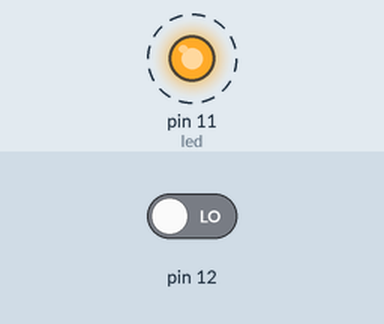
A sketch run on a simulated Arduino Uno, built with avr-gcc and run on an emulated ATmega328P. On the bench: output pins drawn as LEDs (lit = HIGH). Dashed ring = blinking. The test bench sets the inputs (shaded band); at power-on: pin 12 LOW.

Above: at 0.5 s.
Timing chart, 0 to 4.6 s (numbered marks = the images above):
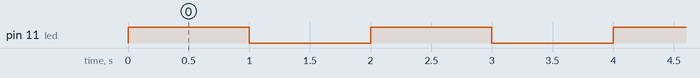

The sketch:

digitalRead_and_digitalWrite.ino
```cpp
void setup() { // any code in here runs once when we turn ON the arduino
  // put your setup code here, to run once:

  // a better way to do this
  int button = 1;
  int led = 11;

  pinMode(button, INPUT);
  pinMode(led, OUTPUT);

}

void loop() { // loops repeatedly after we have turned the arduino ON; this is the main body of the code
  // put your main code here, to run repeatedly:
  int led = 11;
  digitalRead(12);

  digitalWrite(led, HIGH);
  delay(1000); // 1 second delay
  digitalWrite(led, LOW);
  delay(1000);
}

// Simulation Setup: https://www.tinkercad.com/things/0a5oquP0Ztj
```

Measured:
- by itself, pin 11 (led): alternates HIGH for 1.0 s and LOW for 1.0 s
